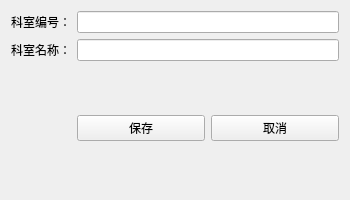
<?xml version="1.0" encoding="UTF-8"?>
<ui version="4.0">
 <class>DepartmentEditView</class>
 <widget class="QWidget" name="DepartmentEditView">
  <property name="geometry">
   <rect>
    <x>0</x>
    <y>0</y>
    <width>350</width>
    <height>200</height>
   </rect>
  </property>
  <property name="windowTitle">
   <string>编辑科室信息</string>
  </property>
  <layout class="QGridLayout" name="gridLayout">
   <item row="0" column="0">
    <widget class="QLabel" name="label">
     <property name="text">
      <string>科室编号：</string>
     </property>
    </widget>
   </item>
   <item row="1" column="1">
    <widget class="QLineEdit" name="dbEditDeptName"/>
   </item>
   <item row="0" column="1">
    <widget class="QLineEdit" name="dbEditDeptId"/>
   </item>
   <item row="2" column="0">
    <spacer name="verticalSpacer">
     <property name="orientation">
      <enum>Qt::Orientation::Vertical</enum>
     </property>
     <property name="sizeHint" stdset="0">
      <size>
       <width>20</width>
       <height>40</height>
      </size>
     </property>
    </spacer>
   </item>
   <item row="2" column="1">
    <layout class="QHBoxLayout" name="horizontalLayout">
     <item>
      <widget class="QPushButton" name="btSave">
       <property name="text">
        <string>保存</string>
       </property>
       <property name="icon">
        <iconset resource="lab4.qrc">
         <normaloff>:/img/new.png</normaloff>:/img/new.png</iconset>
       </property>
      </widget>
     </item>
     <item>
      <widget class="QPushButton" name="btCancel">
       <property name="text">
        <string>取消</string>
       </property>
       <property name="icon">
        <iconset resource="lab4.qrc">
         <normaloff>:/img/delete.png</normaloff>:/img/delete.png</iconset>
       </property>
      </widget>
     </item>
    </layout>
   </item>
   <item row="1" column="0">
    <widget class="QLabel" name="label_2">
     <property name="text">
      <string>科室名称：</string>
     </property>
    </widget>
   </item>
  </layout>
 </widget>
 <resources>
  <include location="lab4.qrc"/>
 </resources>
 <connections/>
</ui>
